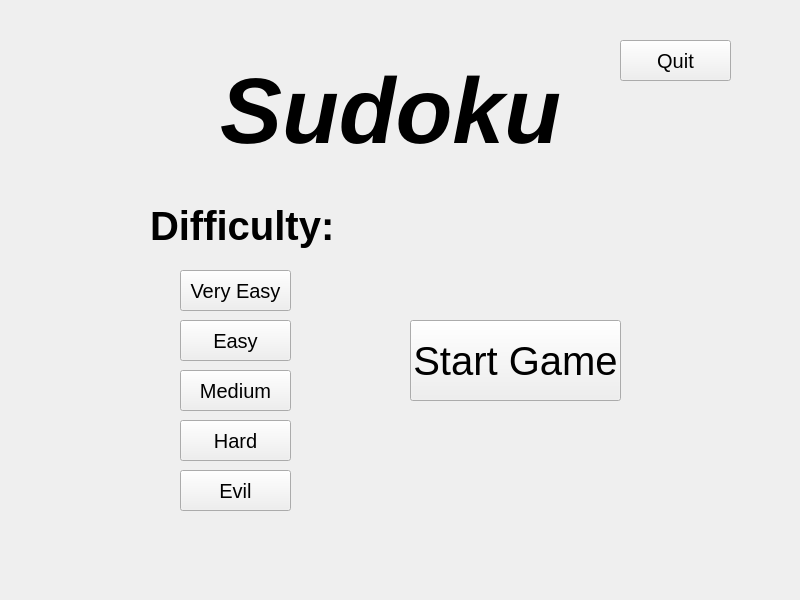
<?xml version="1.0" encoding="UTF-8"?>
<ui version="4.0">
 <class>SudokuMainWindow</class>
 <widget class="QMainWindow" name="SudokuMainWindow">
  <property name="geometry">
   <rect>
    <x>0</x>
    <y>0</y>
    <width>800</width>
    <height>600</height>
   </rect>
  </property>
  <property name="windowTitle">
   <string>SudokuMainWindow</string>
  </property>
  <widget class="QWidget" name="centralwidget">
   <widget class="QPushButton" name="StartBtn">
    <property name="geometry">
     <rect>
      <x>410</x>
      <y>320</y>
      <width>211</width>
      <height>81</height>
     </rect>
    </property>
    <property name="font">
     <font>
      <pointsize>30</pointsize>
     </font>
    </property>
    <property name="text">
     <string>Start Game</string>
    </property>
   </widget>
   <widget class="QLabel" name="label">
    <property name="geometry">
     <rect>
      <x>220</x>
      <y>30</y>
      <width>401</width>
      <height>161</height>
     </rect>
    </property>
    <property name="font">
     <font>
      <pointsize>70</pointsize>
      <italic>true</italic>
      <bold>true</bold>
     </font>
    </property>
    <property name="text">
     <string>Sudoku</string>
    </property>
   </widget>
   <widget class="QLabel" name="label_2">
    <property name="geometry">
     <rect>
      <x>150</x>
      <y>200</y>
      <width>191</width>
      <height>51</height>
     </rect>
    </property>
    <property name="font">
     <font>
      <pointsize>30</pointsize>
      <bold>true</bold>
     </font>
    </property>
    <property name="text">
     <string>Difficulty:</string>
    </property>
   </widget>
   <widget class="QPushButton" name="VEasyBtn">
    <property name="geometry">
     <rect>
      <x>180</x>
      <y>270</y>
      <width>111</width>
      <height>41</height>
     </rect>
    </property>
    <property name="font">
     <font>
      <pointsize>15</pointsize>
     </font>
    </property>
    <property name="autoFillBackground">
     <bool>false</bool>
    </property>
    <property name="text">
     <string>Very Easy</string>
    </property>
   </widget>
   <widget class="QPushButton" name="EasyBtn">
    <property name="geometry">
     <rect>
      <x>180</x>
      <y>320</y>
      <width>111</width>
      <height>41</height>
     </rect>
    </property>
    <property name="font">
     <font>
      <pointsize>15</pointsize>
     </font>
    </property>
    <property name="text">
     <string>Easy</string>
    </property>
   </widget>
   <widget class="QPushButton" name="MedBtn">
    <property name="geometry">
     <rect>
      <x>180</x>
      <y>370</y>
      <width>111</width>
      <height>41</height>
     </rect>
    </property>
    <property name="font">
     <font>
      <pointsize>15</pointsize>
     </font>
    </property>
    <property name="text">
     <string>Medium</string>
    </property>
   </widget>
   <widget class="QPushButton" name="HardBtn">
    <property name="geometry">
     <rect>
      <x>180</x>
      <y>420</y>
      <width>111</width>
      <height>41</height>
     </rect>
    </property>
    <property name="font">
     <font>
      <pointsize>15</pointsize>
     </font>
    </property>
    <property name="text">
     <string>Hard</string>
    </property>
   </widget>
   <widget class="QPushButton" name="EvilBtn">
    <property name="geometry">
     <rect>
      <x>180</x>
      <y>470</y>
      <width>111</width>
      <height>41</height>
     </rect>
    </property>
    <property name="font">
     <font>
      <pointsize>15</pointsize>
     </font>
    </property>
    <property name="text">
     <string>Evil</string>
    </property>
   </widget>
   <widget class="QPushButton" name="QuitBtn">
    <property name="geometry">
     <rect>
      <x>620</x>
      <y>40</y>
      <width>111</width>
      <height>41</height>
     </rect>
    </property>
    <property name="font">
     <font>
      <pointsize>15</pointsize>
     </font>
    </property>
    <property name="text">
     <string>Quit</string>
    </property>
   </widget>
  </widget>
 </widget>
 <resources/>
 <connections/>
</ui>
